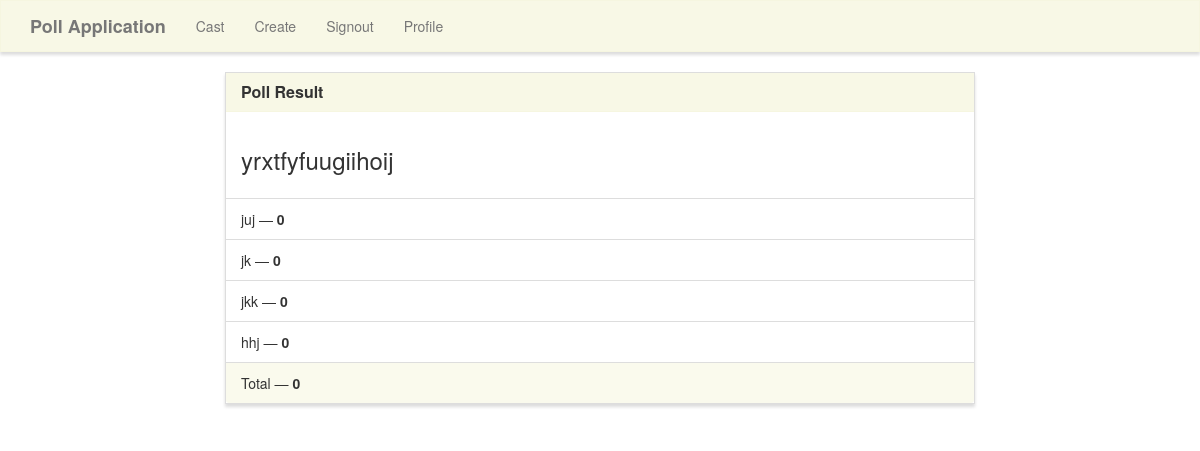
Page /results/5/ on the committed database.
### poll/models.py (models this page shows)
class Poll(models.Model):
    question = models.TextField()
    option_one = models.CharField(max_length=30)
    option_two = models.CharField(max_length=30)
    option_three = models.CharField(max_length=30)
    option_four = models.CharField(max_length=30)
    option_one_count = models.IntegerField(default=0)
    option_two_count = models.IntegerField(default=0)
    option_three_count = models.IntegerField(default=0)
    option_four_count = models.IntegerField(default=0)
    def total(self):
        return self.option_one_count + self.option_two_count + self.option_three_count+ self.option_four_count

### poll/views.py (the view)
# urls.py: path('results/<poll_id>/', poll_views.results, name='results'),
def results(request, poll_id):
    poll = Poll.objects.get(pk=poll_id)
    context = {
        'poll' : poll
    }
    return render(request, 'poll/results.html', context)

### poll/templates/poll/results.html (shortened to what this page needs)
{% extends "poll/base.html" %}
{% block main %}
<div class="row">
    <div class="col-lg-8 col-lg-offset-2">
        <div class="panel panel-default">
            <div class="panel-heading">
                <h3 class="panel-title">Poll Result</h3>
            </div>
            <div class="panel-body">
                <h3>{{ poll.question }}</h3>
            </div>
            <ul class="list-group">
                <li class="list-group-item">{{ poll.option_one }} &mdash; <strong>{{ poll.option_one_count }}</strong></li>
                <li class="list-group-item">{{ poll.option_two }} &mdash; <strong>{{ poll.option_two_count }}</strong></li>
                <li class="list-group-item">{{ poll.option_three }} &mdash; <strong>{{ poll.option_three_count }}</strong></li>
                <li class="list-group-item">{{ poll.option_four }} &mdash; <strong>{{ poll.option_four_count }}</strong></li>
            </ul>
            <div class="panel-footer">
                Total &mdash; <strong>{{ poll.total }}</strong>
            </div>
        </div>
    </div>
</div>
{% endblock %}

### poll/static/style.css (style rules this page uses)
.navbar-default, .btn, .form-control, .panel { border-radius: 0; }
.panel-default > .panel-heading { color: #333; background-color: rgba(245, 245, 220, .7); border-color: rgba(245, 245, 220, .6); border-top-left-radius: 0; border-top-right-radius: 0; }
.panel-footer { background-color: rgba(245, 245, 220, .5); border-color: rgba(245, 245, 220, .4); }
.panel { box-shadow: 0px 3px 3px 0px #ddd; }
a.navbar-brand, .panel-title { font-weight: bolder; }

### rows in the picture
Poll: question "yrxtfyfuugiihoij", option_one "juj", option_one_count "0", option_two "jk", option_two_count "0", option_three "jkk", option_three_count "0", option_four "hhj", option_four_count "0", total "0"
